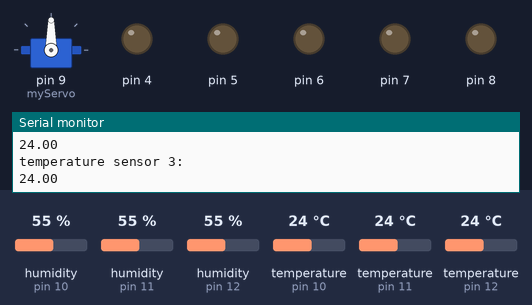
Recording of a sketch running on a simulated Arduino Uno, built with avr-gcc and run on an emulated ATmega328P. On the bench: servo, output pins drawn as LEDs (lit = HIGH), the last lines printed to the serial monitor. The inputs (shaded band) are chosen by the test bench; at power-on: temperature (sensors on pin 10, pin 11, pin 12) 24 °C, humidity (sensors on pin 10, pin 11, pin 12) 55 %.

Above: at 2.2 s.
2.3 s: temperature (sensor on pin 10) set to 26 °C
At 5.4 s:
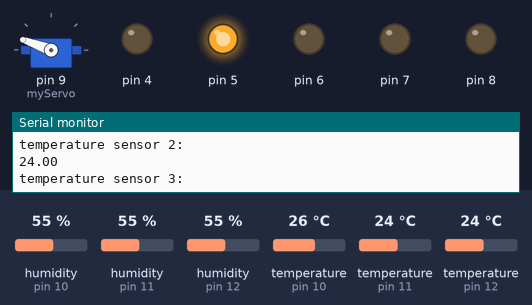
5.7 s: temperature (sensor on pin 11) set to 28 °C
At 9.1 s:
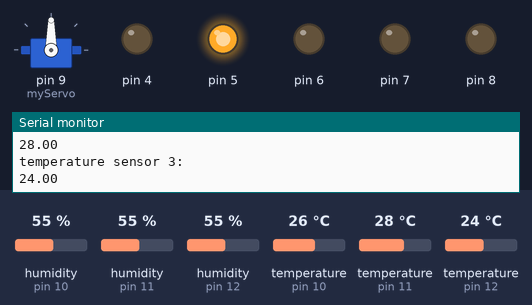
9.9 s: temperature (sensor on pin 12) set to 27 °C
13.9 s: temperature (sensor on pin 12) set to 30 °C
At 17.5 s:
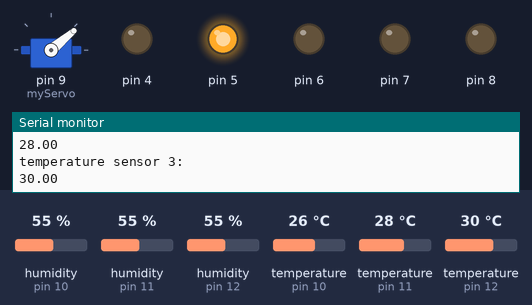
18.4 s: temperature (sensor on pin 12) set to 12 °C
At 22.3 s:
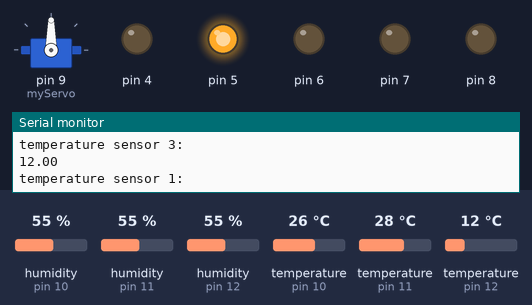
22.6 s: temperature (sensor on pin 12) set to 33 °C
At 26.0 s:
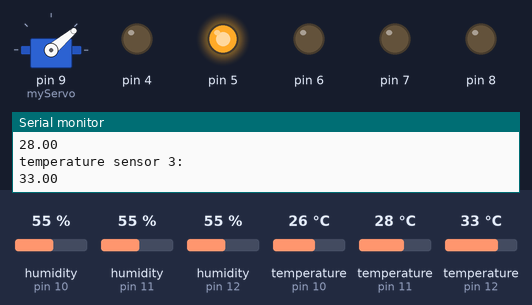
Timing chart, 0 to 27.5 s (numbered marks = the images above; inputs shaded):
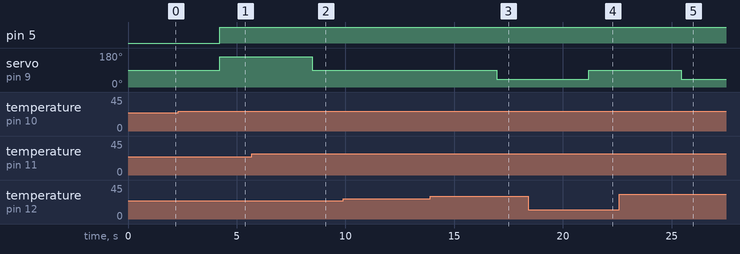

The sketch:

HACKATHON_copy_20240928085006.ino
```cpp
#include <Servo.h>
Servo myServo;
int pos = 0;
#include<DHT.h>
#define DHTPIN_A   10
#define DHTPIN_B   11
#define DHTPIN_C   12
const int led1=6,led2=7,led3=8,buzz=4;
const float temp=25.;
DHT dht_A(DHTPIN_A, DHT11);
DHT dht_B(DHTPIN_B, DHT11);
DHT dht_C(DHTPIN_C, DHT11);
void setup() {
  pinMode(4,OUTPUT);
  pinMode(5,OUTPUT);
  pinMode(6,OUTPUT);
  pinMode(7,OUTPUT);
  pinMode(8,OUTPUT);
  dht_A.begin();
  dht_B.begin();
  dht_C.begin();
  myServo.attach(9);
  myServo.write(90);
  delay(1000);
  Serial.begin(9600);
}
void loop() {
  float t1=dht_A.readTemperature();
  float t2=dht_B.readTemperature();
  float t3=dht_C.readTemperature();
Serial.println("temperature sensor 1:");
Serial.println(t1);
Serial.println("temperature sensor 2:");
Serial.println(t2);
Serial.println("temperature sensor 3:");
Serial.println(t3);
delay(1000);
if(t1<temp && t2<temp && t3<temp)
{
  digitalWrite(5,LOW);
}
else
{
  digitalWrite(5,HIGH);

}
if(t1>t2 && t1>t3)
{
  myServo.write(160);
}
else if(t2>t1 && t2>t3)
{
  myServo.write(90);
}
else if(t3>t1 && t3>t2)
{
  myServo.write(40);
}
}
```

Measured:
- the behaviour switches between 24 and 25 °C on temperature (sensor on pin 10) (found by bisection; images 0 and 1)
- the behaviour switches between 26 and 27 °C on temperature (sensor on pin 11) (found by bisection; images 1 and 2)
- the behaviour switches between 28 and 29 °C on temperature (sensor on pin 12) (found by bisection; images 2 and 3)
- after the input at 2.3 s, pin 5: LOW → HIGH after 1.9 s; servo on pin 9 (myServo): 90° → 160° after 1.9 s
- after the input at 5.7 s, servo on pin 9 (myServo): 160° → 90° after 2.8 s
- after the input at 13.9 s, servo on pin 9 (myServo): 90° → 40° after 3.1 s
- after the input at 18.4 s, servo on pin 9 (myServo): 40° → 90° after 2.8 s
- after the input at 22.6 s, servo on pin 9 (myServo): 90° → 40° after 2.8 s
